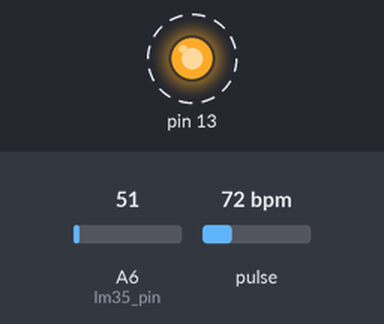
Recording of a sketch running on a simulated Arduino Nano, built with avr-gcc and run on an emulated ATmega328P. Parts: output pins drawn as LEDs (lit = HIGH). Dashed ring = blinking. The test bench sets the inputs (shaded band); at power-on: pulse 72 bpm, A6 (lm35_pin) = 51. What the sketch prints to the serial monitor is not drawn.

Above: at 1.3 s.
1.4 s: pulse set to 117 bpm
4.4 s: pulse set to 121 bpm
At 4.9 s:
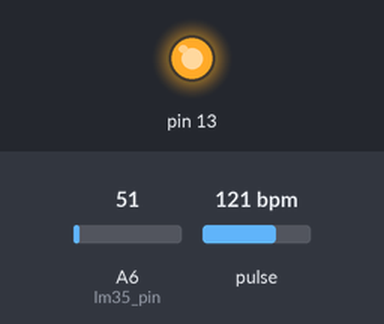
8.5 s: pulse set to 70 bpm
At 8.9 s:
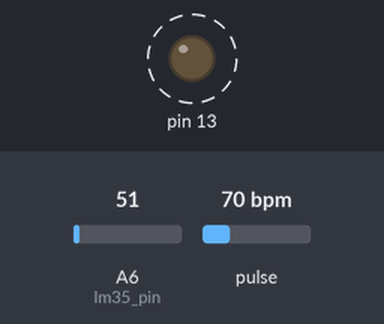
Timing chart, 0 to 15.5 s (numbered marks = the images above; inputs shaded):
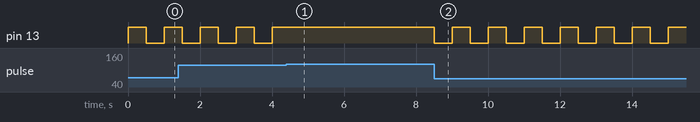

Measured:
- the behaviour switches between 119 and 120 bpm on pulse (found by bisection; images 0 and 1)
- after the input at 4.4 s, pin 13: stops changing and stays HIGH
- after the input at 8.5 s, pin 13: alternates HIGH for 0.50 s and LOW for 0.50 s, starting at once
- by itself, pin 13: alternates HIGH for 0.50 s and LOW for 0.50 s

The sketch:

pulseandtemp.ino
```cpp
#define USE_ARDUINO_INTERRUPTS true    // Set-up low-level interrupts for most acurate BPM math.
#include <PulseSensorPlayground.h>     // Includes the PulseSensorPlayground Library.
#include<math.h>


//  Variables
const int PulseWire = 7;       // PulseSensor PURPLE WIRE connected to ANALOG PIN 0
const int LED13 = 13;          // The on-board Arduino LED, close to PIN 13.
int Threshold = 550;           // Determine which Signal to "count as a beat" and which to ignore.
                               // Use the "Gettting Started Project" to fine-tune Threshold Value beyond default setting.
                               // Otherwise leave the default "550" value.

const int lm35_pin = A6;  /* LM35 O/P pin */

int temp_adc_val;
float temp_val;
int denom=0;
float avg_temp=0;

PulseSensorPlayground pulseSensor;  // Creates an instance of the PulseSensorPlayground object called "pulseSensor"


void setup() {

  Serial.begin(9600);          // For Serial Monitor

  // Configure the PulseSensor object, by assigning our variables to it.
  pulseSensor.analogInput(PulseWire);
  pulseSensor.blinkOnPulse(LED13);       //auto-magically blink Arduino's LED with heartbeat.
  pulseSensor.setThreshold(Threshold);
  pulseSensor.begin();

}


void loop() {

  temp_adc_val = analogRead(lm35_pin);  /* Read Temperature */
  temp_val = (temp_adc_val * 4.88); /* Convert adc value to equivalent voltage */
  temp_val = (temp_val/10); /* LM35 gives output of 10mv/°C */
  Serial.write((char)(int)round(temp_val));
  //Serial.print("Temperature= ");
  //avg_temp= (avg_temp + temp_val)/2;
  //Serial.print(temp_val);
  //Serial.print("    BPM= ");
  int myBPM;
  if (pulseSensor.sawStartOfBeat())
  {
      myBPM = pulseSensor.getBeatsPerMinute();  // Calls function on our pulseSensor object that returns BPM as an "int".
  }
  Serial.write((char)myBPM);
  //Serial.println(myBPM);
  delay(500);                    // considered best practice in a simple sketch.

}
```
